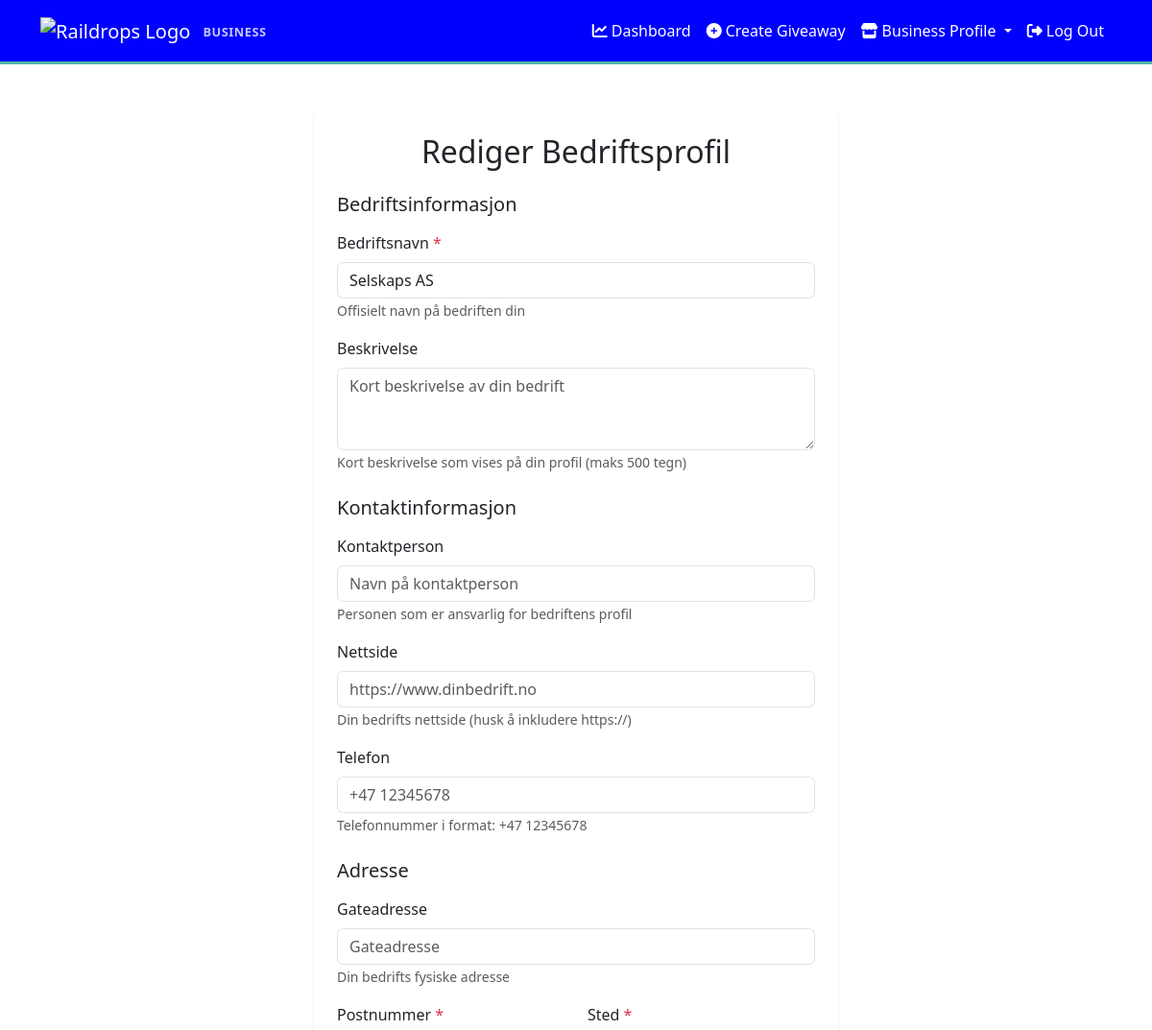
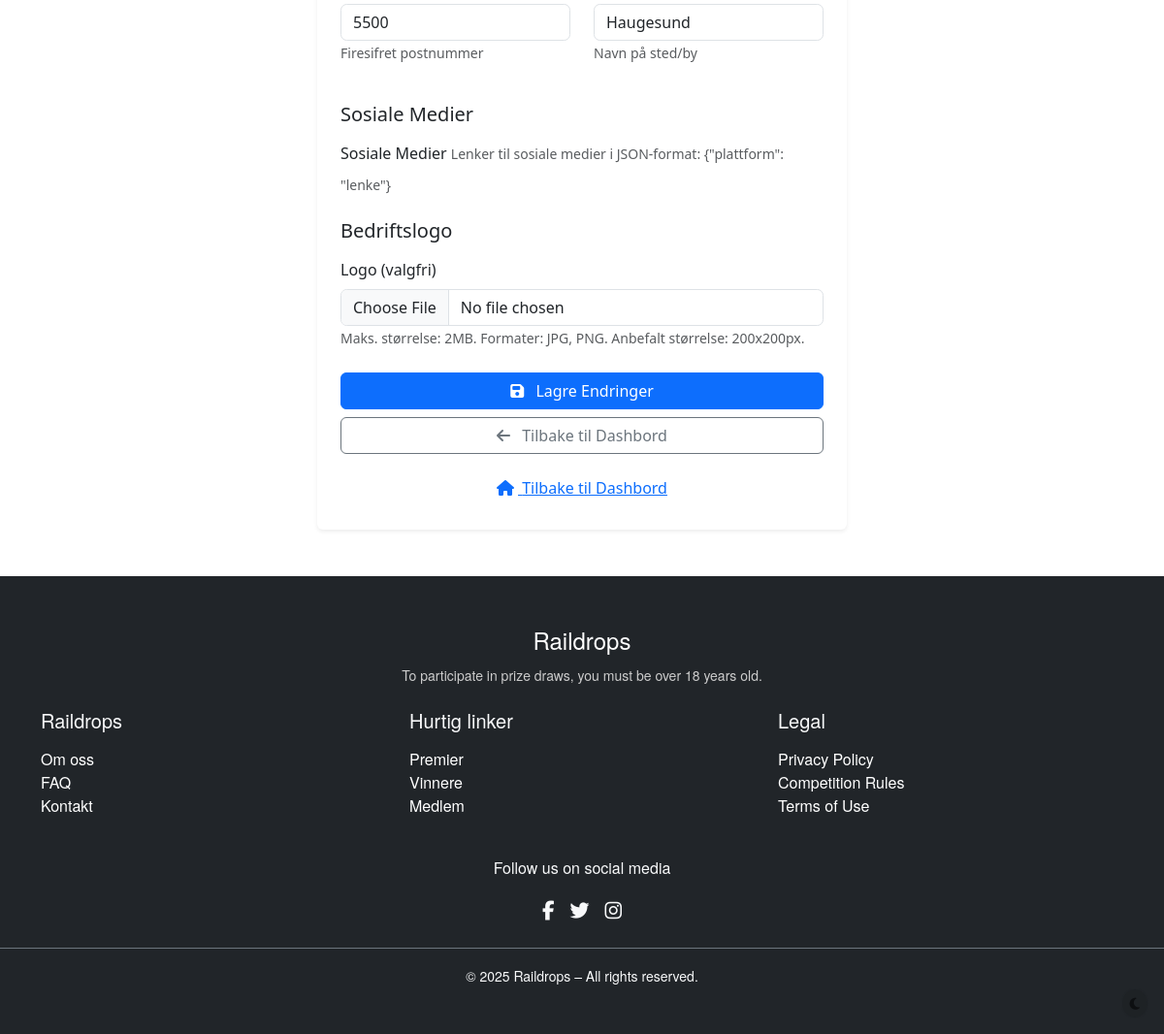
The page /business/profile/ (signed in) on the database its author committed (2 pictures, top to bottom).
### businesses/models.py (models this page shows, shortened)
class Business(models.Model):
    user = models.OneToOneField(
        settings.AUTH_USER_MODEL,
        on_delete=models.CASCADE,
        related_name="business_account",
        db_index=True
    )
    admin = models.ForeignKey(
        settings.AUTH_USER_MODEL,
        on_delete=models.CASCADE,
        related_name="admin_businesses",
        help_text="User who is the admin for this business",
        db_index=True
    )
    organization_number = models.CharField(
        max_length=20,
        unique=True,
        null=True,
        blank=True,
        help_text="Organization number must be unique",
        db_index=True
    )
    name = models.CharField(max_length=255, db_index=True)
    description = models.TextField(blank=True)
    logo = models.ImageField(upload_to="business_logos/", blank=True, null=True)
    website = models.URLField(blank=True, null=True)
    postal_code = models.CharField(max_length=10, blank=True, db_index=True)
    city = models.CharField(max_length=64, blank=True, db_index=True)
    address = models.CharField(
        max_length=255,
        blank=True,
        null=True,
        verbose_name="Address",
        help_text="Street address of the business"
    )
    phone = models.CharField(
        max_length=32,
        blank=True,
        null=True,
        verbose_name="Phone",
        help_text="Contact phone for the business"
    )
    contact_person = models.CharField(
        max_length=128,
        blank=True,
        null=True,
        verbose_name="Contact Person",
        help_text="Name of the main contact for the business"
    )
    social_media = models.JSONField(
        blank=True,
        null=True,
        verbose_name="Social Media",
        help_text="Links to Facebook, Instagram, etc."
    )
    created_at = models.DateTimeField(auto_now_add=True, db_index=True)
    class Meta:
        verbose_name = "Bedrift"
        verbose_name_plural = "Bedrifter"
        ordering = ['-created_at']
        indexes = [
            models.Index(fields=['name', 'city']),
            models.Index(fields=['created_at']),
            models.Index(fields=['admin'])
        ]

### businesses/views.py (the view, shortened to what this page needs)
class BusinessProfileView(LoginRequiredMixin, UpdateView):
    model = Business
    form_class = BusinessForm
    template_name = "businesses/business_profile_edit.html"
    success_url = reverse_lazy("businesses:business-profile")
    login_url = "businesses:business-login"
    def dispatch(self, request, *args, **kwargs):
        user = request.user
        if not hasattr(user, "business_account"):
            logger.warning(f"Bruker {user.username} forsøkte å åpne bedriftsprofil uten å være bedriftsbruker.")
            messages.error(request, "Du har ikke tilgang til bedriftsprofil.")
            return redirect("accounts:profile")
        return super().dispatch(request, *args, **kwargs)
    def get_object(self, queryset=None):
        return self.request.user.business_account

### accounts/context_processors.py (called while the page is built)
def user_roles(request):
    user = request.user
    return {
        'is_member': user_is_member(user),
        'is_business': user_is_business(user),
    }

### accounts/permissions.py (called while the page is built)
def user_is_member(user) -> bool:
    return (
        user.is_authenticated
        and not hasattr(user, "business_account")
        and user.groups.filter(name="Members").exists()
    )

def user_is_business(user) -> bool:
    return user.is_authenticated and hasattr(user, 'business_account')

### templates/businesses/business_profile_edit.html (shortened to what this page needs)
{% extends "base.html" %}
{% load static %}
{% load widget_tweaks %}
{% block content %}
<div class="container py-5">
    <div class="row justify-content-center">
        <div class="col-md-8 col-lg-6">
            <div class="card shadow-sm border-0">
                <div class="card-body p-4">
                    <h2 class="card-title mb-4 text-center">Rediger Bedriftsprofil</h2>
                    <form method="post" enctype="multipart/form-data" novalidate>
                        <h3 class="h5 mt-4 mb-3">Bedriftsinformasjon</h3>
                        <div class="mb-3">
                            <label for="id_name" class="form-label">Bedriftsnavn <span class="text-danger">*</span></label>
                            {% render_field form.name class="form-control" aria-label="Bedriftsnavn" placeholder="Bedriftsnavn" required="required" %}
                            <small class="form-text text-muted">Offisielt navn på bedriften din</small>
                        </div>
                        <div class="mb-3">
                            <label for="id_description" class="form-label">Beskrivelse</label>
                            {% render_field form.description class="form-control" aria-label="Beskrivelse" placeholder="Kort beskrivelse av din bedrift" rows="3" %}
                            <small class="form-text text-muted">Kort beskrivelse som vises på din profil (maks 500 tegn)</small>
                        </div>
                        <h3 class="h5 mt-4 mb-3">Kontaktinformasjon</h3>
                        <div class="mb-3">
                            <label for="id_contact_person" class="form-label">Kontaktperson</label>
                            {% render_field form.contact_person class="form-control" aria-label="Kontaktperson" placeholder="Navn på kontaktperson" %}
                            <small class="form-text text-muted">Personen som er ansvarlig for bedriftens profil</small>
                        </div>
                        <div class="mb-3">
                            <label for="id_website" class="form-label">Nettside</label>
                            {% render_field form.website class="form-control" aria-label="Nettside" placeholder="https://www.dinbedrift.no" %}
                            <small class="form-text text-muted">Din bedrifts nettside (husk å inkludere https://)</small>
                        </div>
                        <div class="mb-3">
                            <label for="id_phone" class="form-label">Telefon</label>
                            {% render_field form.phone class="form-control" aria-label="Telefon" placeholder="+47 12345678" pattern="\+?[0-9\s]{8,15}" %}
                            <small class="form-text text-muted">Telefonnummer i format: +47 12345678</small>
                        </div>
                        <h3 class="h5 mt-4 mb-3">Adresse</h3>
                        <div class="mb-3">
                            <label for="id_address" class="form-label">Gateadresse</label>
                            {% render_field form.address class="form-control" aria-label="Gateadresse" placeholder="Gateadresse" %}
                            <small class="form-text text-muted">Din bedrifts fysiske adresse</small>
                        </div>
                        <div class="row">
                            <div class="col-md-6 mb-3">
                                <label for="id_postal_code" class="form-label">Postnummer <span class="text-danger">*</span></label>
                                {% render_field form.postal_code class="form-control" aria-label="Postnummer" placeholder="1234" pattern="[0-9]{4}" required="required" %}
                                <small class="form-text text-muted">Firesifret postnummer</small>
                            </div>
                            <div class="col-md-6 mb-3">
                                <label for="id_city" class="form-label">Sted <span class="text-danger">*</span></label>
                                {% render_field form.city class="form-control" aria-label="Sted" placeholder="Stedsnavn" required="required" %}
                                <small class="form-text text-muted">Navn på sted/by</small>
                            </div>
                        </div>
                        <h3 class="h5 mt-4 mb-3">Sosiale Medier</h3>
                        <div class="mb-3">
                            <label for="id_social_media" class="form-label">Sosiale Medier</label>
                            <small class="form-text text-muted">Lenker til sosiale medier i JSON-format: {"plattform": "lenke"}</small>
                        </div>
                        <h3 class="h5 mt-4 mb-3">Bedriftslogo</h3>
                        <div class="mb-3">
                            <label for="id_logo" class="form-label">Logo (valgfri)</label>
                            {% render_field form.logo class="form-control" aria-label="Logo" %}
                            <small class="form-text text-muted">Maks. størrelse: 2MB. Formater: JPG, PNG. Anbefalt størrelse: 200x200px.</small>
                        </div>
                        <div class="d-grid gap-2 mt-4">
                            <button type="submit" class="btn btn-primary">
                                <i class="fa fa-save me-2" aria-hidden="true"></i> Lagre Endringer
                            </button>
                            <a href="{% url 'businesses:business-dashboard' %}" class="btn btn-outline-secondary">
                                <i class="fa fa-arrow-left me-2" aria-hidden="true"></i> Tilbake til Dashbord
                            </a>
                        </div>
                    </form>
                    <div class="text-center mt-3">
                        <a href="{% url 'businesses:business-dashboard' %}" class="btn btn-link" aria-label="Tilbake til dashbord">
                            <i class="fa fa-home me-1" aria-hidden="true"></i> Tilbake til Dashbord
                        </a>
                    </div>
                </div>
            </div>
        </div>
    </div>
</div>
{% endblock %}

### static/css/style.css (style rules this page uses)
:root { --raildrops-primary: #004c97; --raildrops-secondary: #ffde59; --raildrops-dark: #1b1b1b; --raildrops-light: #f8fafc; --purple: #4701b7; --light-bg: #f8fafc; --dark-text: #222; --button-bg: #4701b7; --button-text: #fff; --color-background: var(--raildrops-light); --color-text: var(--raildrops-dark); --color-link: var(--raildrops-primary); --color-link-hover: #003c78; --color-success: #28a745; --color-danger: #dc3545; --color-warning: #ffc107; --color-info: #17a2b8; --font-family-base: 'Segoe UI', Arial, sans-serif; --font-size-base: 1rem; --font-size-sm: 0.875rem; --font-size-lg: 1.25rem; --font-weight-normal: 400; --font-weight-bold: 700; --line-height-base: 1.5; --spacing-xs: 0.25rem; --spacing-sm: 0.5rem; --spacing-md: 1rem; --spacing-lg: 1.5rem; --spacing-xl: 2.5rem; --border-radius-sm: 0.25rem; --border-radius-md: 0.5rem; --border-radius-lg: 1rem; }
body { background-color: var(--light-bg); color: var(--raildrops-dark); font-family: 'Segoe UI', Arial, sans-serif; }
.card { border-radius: 1rem; border: none; }
.btn-primary { background-color: var(--raildrops-blue); border-color: var(--raildrops-blue); }
.form-label { font-weight: 500; }
input, select, textarea { border-radius: 0.4rem !important; }

### rows shown on the page
Business: name "Selskaps AS", postal_code "5500", city "Haugesund"
